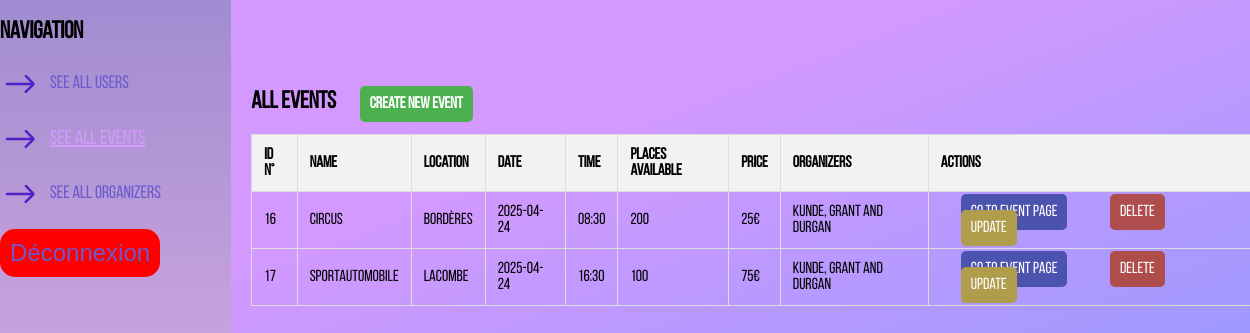
The page /php/public/?page=home (signed in) on the database its author committed.
### tables this page shows
CREATE TABLE `events` (
  `id_event` int NOT NULL,
  `name` varchar(50) NOT NULL,
  `description` text NOT NULL,
  `time` text NOT NULL,
  `date` text NOT NULL,
  `places_available` int NOT NULL,
  `price` int NOT NULL,
  `location` varchar(50) NOT NULL,
  `image_url` varchar(255) NOT NULL,
  `id_org` int NOT NULL
);

CREATE TABLE `organisation` (
  `id_org` int NOT NULL,
  `nom_org` varchar(255) NOT NULL,
  `tel` varchar(50) NOT NULL,
  `email` varchar(255) NOT NULL
);

### php/src/controllers/EventsController.php (called while the page is built, shortened)
<?php
require_once __DIR__ . "/../models/Events.php";
class EventsController
{
    private $eventModel;
    public function __construct($db)
    {
        $this->eventModel = new Events($db);
    }
    public function getAllEvents()
    {
        return $this->eventModel->getAllEvents();
    }
}

### php/src/models/Events.php (called while the page is built, shortened)
<?php
class Events
{
    private $pdo;
    public function __construct($pdo)
    {
        $this->pdo = $pdo;
    }
    public function getAllEvents()
    {
        try {
            $sqlRequest = "SELECT * FROM events";
            $stmt = $this->pdo->prepare($sqlRequest);
            $stmt->execute();
            $events = $stmt->fetchAll();
            return $events;
        } catch (\Throwable $th) {
        }
    }
}

### php/src/controllers/OrganizationsController.php (called while the page is built, shortened)
<?php
require_once __DIR__ . "/../models/Organizations.php";
class OrganizationsController
{
    private $organizationsModel;
    public function __construct($db)
    {
        $this->organizationsModel = new Organizations($db);
    }
    public function getOrganizationById($id)
    {
        return $this->organizationsModel->getOrganizerById($id);
    }
}

### php/src/models/Organizations.php (called while the page is built, shortened)
<?php
class Organizations
{
    private $pdo;
    public function __construct($pdo)
    {
        $this->pdo = $pdo;
    }
    public function getOrganizerById($id)
    {
        try {
            $stmt = $this->pdo->prepare("SELECT * FROM organisation WHERE id_org = :id ");
            $stmt->execute(["id" => $id]);
            $organizer = $stmt->fetch();
            return $organizer;
        } catch (\Throwable $th) {
            return ["error" => "There was an issue fetching the organizer from the database"];
        }
    }
}

### php/views/adminPages/adminEvents.php (the view, shortened to what this page needs)
<?php
$events = $eventController->getAllEvents();
?>
<section class="section-body">
    <div class="table-container">
        <h1>All Events <a class="create-button" href="?page=createEvent">Create New Event</a></h1>
        <table>
            <thead>
                <tr>
                    <th>Id n°</th>
                    <th>Name</th>
                    <th>Location</th>
                    <th>Date</th>
                    <th>Time</th>
                    <th>Places Available</th>
                    <th>Price</th>
                    <th>Organizers</th>
                    <th>Actions</th>
            </thead>
            <tbody>
                <?php foreach ($events as $event): ?>
                    <tr>
                        <td><?php echo $event["id_event"] ?></td>
                        <td><?php echo $event["name"] ?></td>
                        <td><?php echo $event["location"] ?></td>
                        <td><?php echo $event["date"] ?></td>
                        <td><?php echo $event["time"] ?></td>
                        <td><?php echo $event["places_available"] ?></td>
                        <td><?php echo $event["price"] . "€" ?></td>
                        <td><?php $organizer = $organizationController->getOrganizationById($event["id_org"]);
                        echo $organizer["nom_org"] ?></td>
                        <td>
                            <a href="?page=event&id_event=<?= $event["id_event"] ?>" class="special-button" >Go to Event Page</a>
                            <a href="?page=deleteEvent&id_event=<?= $event["id_event"] ?>" class="delete-button" >Delete</a>
                            <a href="?page=editEvent&id_event=<?= $event["id_event"] ?>" class="edit-button"  >Update</a>
                        </td>
                    </tr>
                <?php endforeach; ?>
            </tbody>
        </table>
    </div>
</section>

### php/public/styles/main.css (style rules this page uses)
body { margin: 0; padding: 0; background: linear-gradient(159deg, #d399ff 28%, #9999ff 68%); font-family: "Bebas-Neue", sans-serif; min-height: 100vh; max-height: fit-content; }

### php/public/styles/adminNavbar.css (style rules this page uses)
body { margin: 0; padding: 0; font-family: Arial, sans-serif; display: flex; height: fit-content; }

### php/public/styles/adminTables.css (style rules this page uses)
.section-body { margin: 0; padding: 0; }
.section-body .create-button { top: 20px; padding: 10px; margin: 20px; background-color: #4CAF50; color: #fff; border: none; cursor: pointer; font-size: 16px; border-radius: 5px; text-decoration: none; }
.section-body .delete-button { top: 20px; padding: 10px; margin: 20px; background-color: #af4c4c; color: #fff; border: none; cursor: pointer; font-size: 16px; border-radius: 5px; text-decoration: none; }
.section-body .edit-button { top: 20px; padding: 10px; margin: 20px; background-color: #af9d4c; color: #fff; border: none; cursor: pointer; font-size: 16px; border-radius: 5px; text-decoration: none; }
.section-body .special-button { top: 20px; padding: 10px; margin: 20px; background-color: #4c53af; color: #fff; border: none; cursor: pointer; font-size: 16px; border-radius: 5px; text-decoration: none; }
.section-body .table-container { width: 100%; margin: 50px auto; padding: 20px; }
.section-body .table-container table { width: 100%; border-collapse: collapse; margin-bottom: 20px; }
.section-body .table-container table, th, td { border: 1px solid #ddd; }
.section-body .table-container th, td { padding: 12px; text-align: left; }
.section-body .table-container th { background-color: #f2f2f2; }

### rows shown on the page
events: id_event "16", name "Circus", location "Bordères", date "2025-04-24", time "08:30", places_available "200", price "25", id_org.nom_org "Kunde, Grant and Durgan"
events: id_event "17", name "SportAutoMobile", location "Lacombe", date "2025-04-24", time "16:30", places_available "100", price "75", id_org.nom_org "Kunde, Grant and Durgan"
